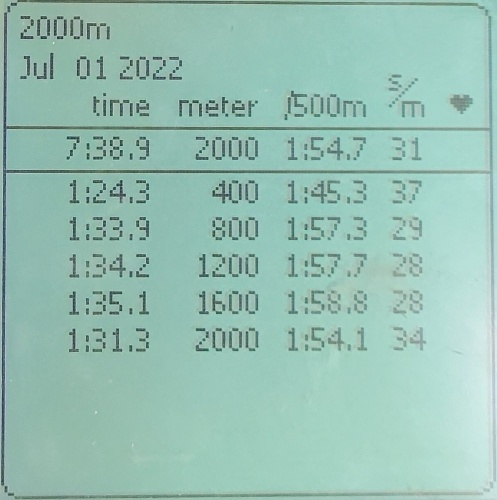
#> input picture cr_erg02.jpg, 497 x 500 px
$ python -i ocr_pipeline.py   (imports and definitions only)
#> lines starting #> are read from the running program, lines starting #| are printed output that depends on the picture; after the words box and inside, x2 and y2 are one past the last pixel; in counts of white or black regions, pixels touching at a corner belong together
#> further down, picture is the input picture: shape (500, 497, 3); mean B, G, R 180.7, 192.7, 150.9
import cv2
import pytesseract
import numpy as np

## Resize Image
def resize(image):
    hf = 500
    wi = image.shape[1]
#> wi = 497
    hi = image.shape[0]
#> hi = 500
    wf = int(wi * hf/hi)
#> wf = 497
    resized = cv2.resize(image, (wf, hf))
    return resized

## Image OCR
def preprocess(image): #image
    gray = cv2.cvtColor(image, cv2.COLOR_BGR2GRAY)
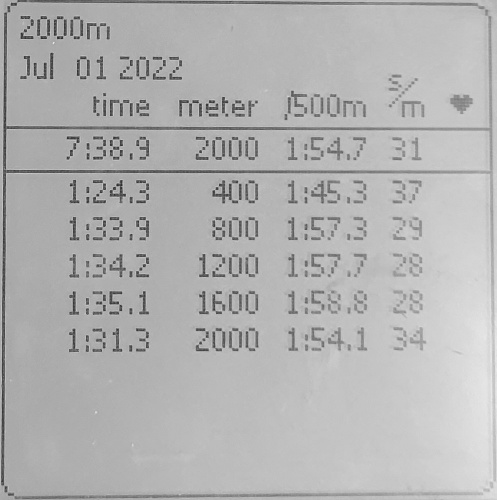
#> gray: shape (500, 497); min 43, max 235, mean 178.8
    bw_gaussian = cv2.adaptiveThreshold(gray,255,cv2.ADAPTIVE_THRESH_GAUSSIAN_C,cv2.THRESH_BINARY,11,6)
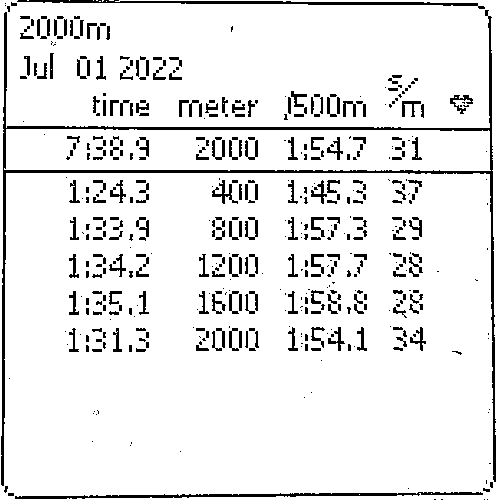
#> bw_gaussian: shape (500, 497); 91.2% white; 516 black regions (295 under 20 px), largest, box (x1, y1, x2, y2) and area: (1, 10, 496, 486) 5355, (15, 492, 483, 499) 1298, (17, 0, 485, 9) 1242
    # noise removal
    image = bw_gaussian
    kernel = np.ones((2,2), np.uint8)
    image = cv2.erode(image, kernel, iterations=1)
#> image: shape (500, 497); 86.9% white; 263 black regions (113 under 20 px), largest, box (x1, y1, x2, y2) and area: (1, 0, 497, 500) 11131, (311, 180, 341, 205) 393, (212, 180, 243, 205) 380
    kernel = np.ones((2, 2), np.uint8)
    image = cv2.dilate(image, kernel, iterations=1)
#> image: shape (500, 497); 91% white; 419 black regions (204 under 20 px), largest, box (x1, y1, x2, y2) and area: (2, 11, 497, 487) 5393, (18, 0, 486, 10) 1344, (16, 493, 484, 500) 1326
    image = cv2.morphologyEx(image, cv2.MORPH_CLOSE, kernel)
#> image: shape (500, 497); 91.2% white; 316 black regions (101 under 20 px), largest, box (x1, y1, x2, y2) and area: (3, 12, 497, 488) 5320, (31, 0, 487, 11) 1395, (17, 494, 485, 500) 1257
    image = cv2.medianBlur(image, 3)
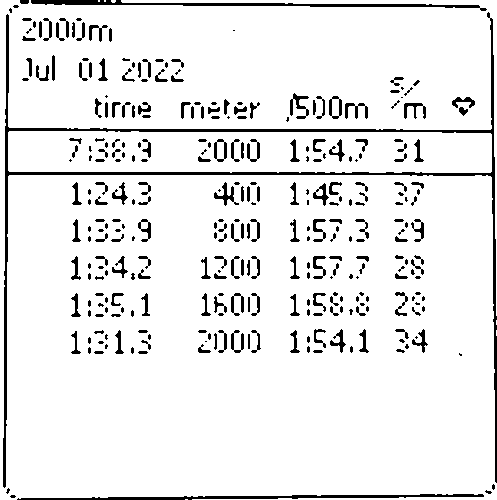
#> image: shape (500, 497); 91.7% white; 315 black regions (132 under 20 px), largest, box (x1, y1, x2, y2) and area: (3, 12, 497, 488) 5326, (31, 0, 487, 11) 1399, (17, 494, 484, 500) 1259
    image = cv2.cvtColor(image, cv2.COLOR_GRAY2RGB)
    return image

def snip(img)->dict:
    sr = img[182:400, 380:440]
#> sr: shape (218, 60, 3); 92.2% white; 33 black regions (18 under 20 px), largest, box (x1, y1, x2, y2) and area: (31, 37, 44, 60) 121, (32, 147, 48, 171) 121, (15, 110, 28, 134) 110
    split = img[180:400, 280:385]
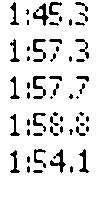
#> split: shape (220, 105, 3); 90.2% white; 57 black regions (27 under 20 px), largest, box (x1, y1, x2, y2) and area: (33, 3, 49, 26) 137, (33, 39, 46, 62) 133, (33, 76, 46, 99) 133
    dist = img[180:400, 180:280]
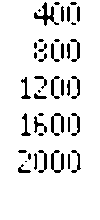
#> dist: shape (220, 100, 3); 91% white; 42 black regions (13 under 20 px), largest, box (x1, y1, x2, y2) and area: (34, 2, 59, 26) 186, (51, 113, 64, 136) 131, (51, 150, 64, 173) 131
    time = img[180:400, 50:180]
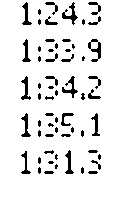
#> time: shape (220, 130, 3); 92.2% white; 60 black regions (28 under 20 px), largest, box (x1, y1, x2, y2) and area: (88, 39, 101, 62) 127, (62, 2, 78, 25) 124, (62, 76, 78, 98) 117
    summary = img[135:175, 50:480]
#> summary: shape (40, 430, 3); 84.2% white; 42 black regions (18 under 20 px), largest, box (x1, y1, x2, y2) and area: (0, 37, 430, 40) 1175, (164, 4, 177, 27) 136, (197, 4, 210, 27) 131
    date = img[47:100, 10:225]
#> date: shape (53, 215, 3); 92.3% white; 22 black regions (9 under 20 px), largest, box (x1, y1, x2, y2) and area: (88, 11, 98, 34) 95, (26, 18, 39, 34) 95, (42, 8, 45, 34) 74
    workout = img[15:55, 10:150]
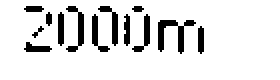
#> workout: shape (40, 140, 3) (shown 2 times larger); 88.9% white; 13 black regions (3 under 20 px), largest, box (x1, y1, x2, y2) and area: (79, 10, 98, 27) 121, (33, 3, 42, 26) 79, (49, 3, 59, 23) 66
    snips = {'wo':workout, 'date':date, 'summary':summary, 'time':time, 'dist':dist, 'split':split, 'sr':sr}
    return snips

def extract_data(snips:dict)->dict:
    ocr_dict = {}
    for s in snips:
        if s in ['wo', 'date', 'summary']:
            psm = '--psm 13'
        else:
            psm ='--psm 6'
        gray = cv2.cvtColor(snips[s], cv2.COLOR_BGR2GRAY)
        blur = cv2.GaussianBlur(gray, (1,1), 0)
        thresh = cv2.threshold(blur, 0, 255, cv2.THRESH_BINARY_INV + cv2.THRESH_OTSU)[1]
        data = pytesseract.image_to_string(thresh, lang='eng', config=psm)
        ocr_dict[s] = data
#> this loop made 1 pass
#> (s, psm) on pass 1: ('wo', '--psm 13')
#> after the loop, ocr_dict = 0 items
    return ocr_dict

def basic_clean(ocr_dict:dict):
    for key in ocr_dict:
        ocr_dict[key] = ocr_dict[key].strip('\n\'"~|°`‘-!“ [()><')
        ocr_dict[key]=ocr_dict[key].replace("\n", ' ')
        ocr_dict[key]=ocr_dict[key].replace(",", '.')
        s2 = ""
        for i in range(len(ocr_dict[key])):
            if not ocr_dict[key][i] in ['\\','|','-', '“']:
                s2 += ocr_dict[key][i]
        ocr_dict[key] = s2
        if not key == 'date':
            ocr_dict[key]=ocr_dict[key].replace("A", '4')
        if key != 'date':
            ocr_dict[key] = ocr_dict[key].split()
    return ocr_dict

#put ocr extraction into one func
def clean_ocr(image):
    return basic_clean(extract_data(snip(preprocess(resize(image)))))

>>> import cv2
>>> picture = cv2.imread('cr_erg02.jpg')
#> (the run stopped early here; a loop or call above may not have finished)

$ run again, on erg_cartoon.png
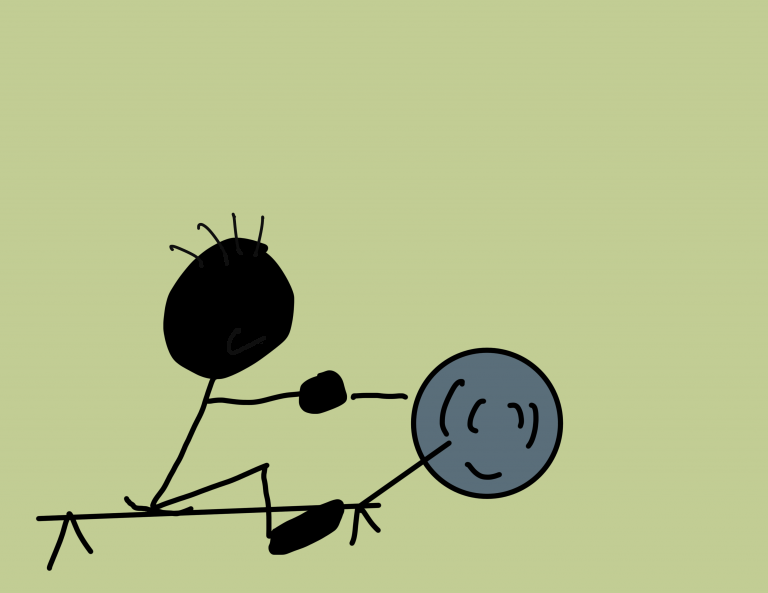
#> input picture erg_cartoon.png, 768 x 593 px
#> picture is the input picture: shape (593, 768, 3); mean B, G, R 138, 189.5, 178.8
#> in preprocess, `bw_gaussian = cv2.adaptiveThreshold(gray,255,cv2.ADAPTIVE_THRESH_GAUSS..`:
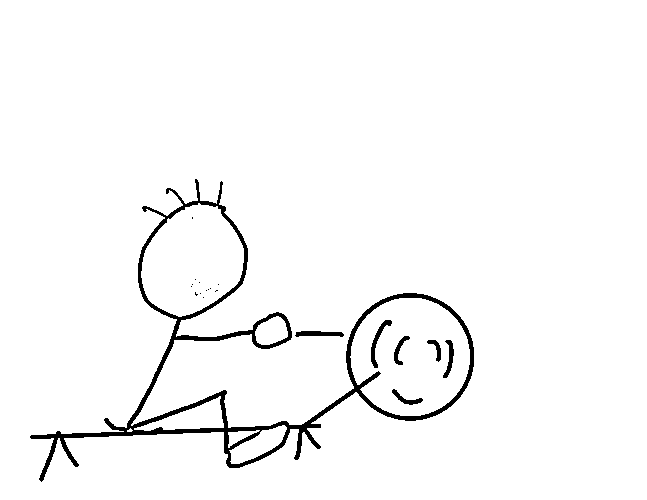
#> bw_gaussian: shape (500, 647); 97.2% white; 20 black regions (13 under 20 px), largest, box (x1, y1, x2, y2) and area: (30, 179, 474, 482) 7993, (371, 320, 392, 368) 240, (295, 331, 344, 337) 216
#> sr: shape (218, 60, 3); 95.1% white; 6 black regions (1 under 20 px), largest, box (x1, y1, x2, y2) and area: (0, 113, 60, 127) 277, (16, 156, 32, 185) 152, (0, 140, 14, 159) 95, (49, 160, 60, 181) 67, (14, 209, 25, 218) 47
#> split: shape (220, 105, 3); 94.7% white; 4 black regions, box (x1, y1, x2, y2) and area: (63, 121, 105, 220) 667, (18, 153, 66, 159) 213, (93, 145, 105, 190) 188, (0, 134, 14, 168) 161
#> dist: shape (220, 100, 3); 92.7% white; 3 black regions, box (x1, y1, x2, y2) and area: (0, 1, 70, 151) 937, (0, 134, 100, 171) 586, (29, 212, 49, 220) 83
#> in snip, `time = img[180:400, 50:180]`:
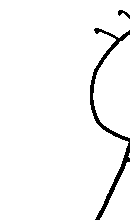
#> time: shape (220, 130, 3); 96.4% white; 2 black regions, box (x1, y1, x2, y2) and area: (90, 28, 130, 220) 975, (118, 10, 130, 19) 46
#> summary: shape (40, 430, 3); every value is 255
#> date: shape (53, 215, 3); every value is 255
#> workout: shape (40, 140, 3); every value is 255
#> the loop in extract_data, `for s in snips:` made 1 pass
#> (s, psm) on pass 1: ('wo', '--psm 13')
#> after the loop in extract_data, `for s in snips:`: ocr_dict = 0 items
